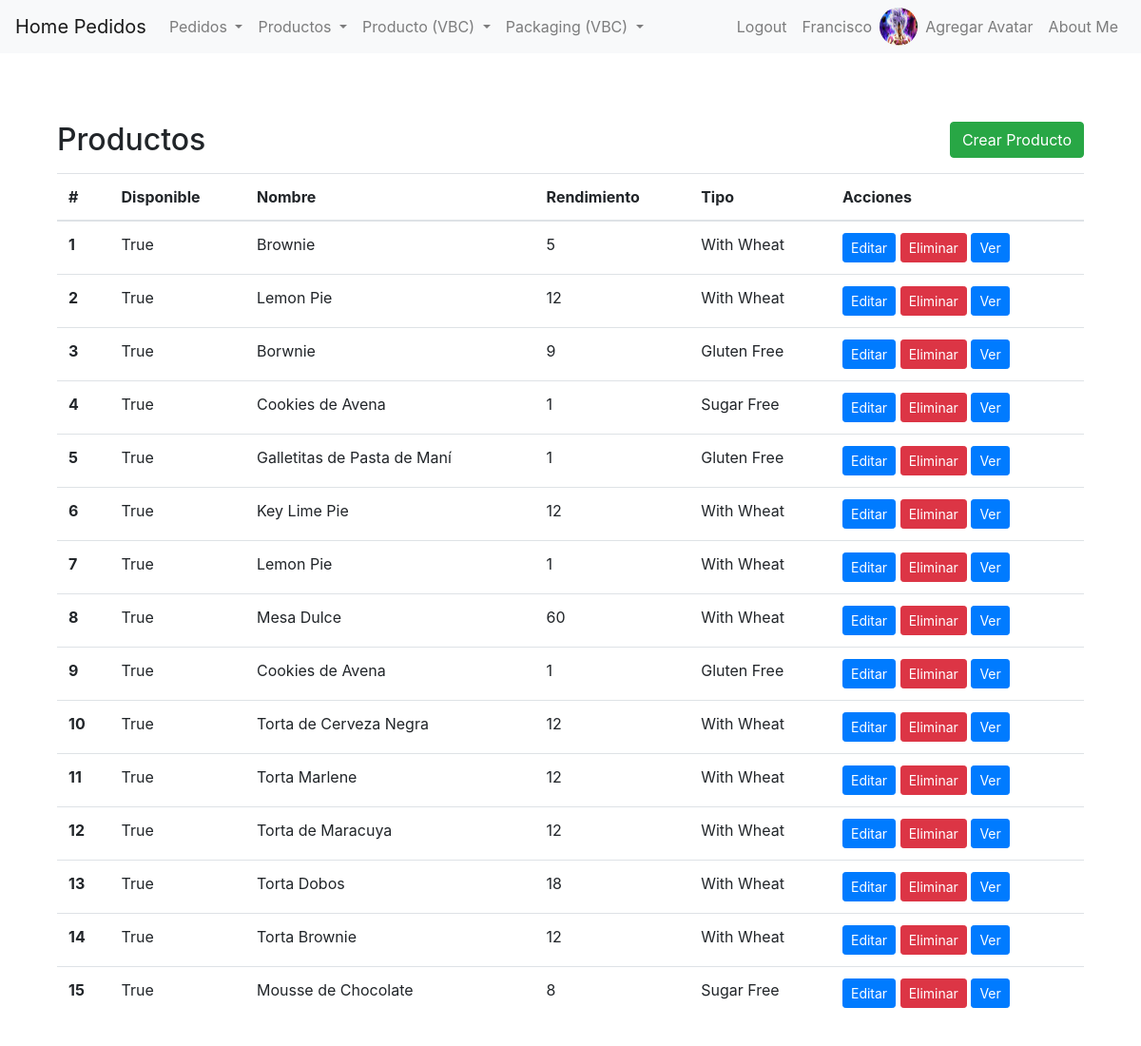
The app's page /pedidos/producto/vbc/list (signed in) with its own data.
### pedidos/models.py (models this page shows, shortened)
class Avatar(models.Model):
    user = models.OneToOneField(User, on_delete=models.CASCADE, related_name='avatar')
    image = models.ImageField(upload_to='avatars/')

class Producto(models.Model):
    class Tipo(models.TextChoices):
        LIBRE_DE_GLUTEN = 'Gluten Free' , 'Gluten Free'
        VEGANO = 'Vegan' , 'Vegan'
        CONTIENE_TRIGO = 'With Wheat' , 'With Wheat'
        LIBRE_DE_AZUCAR = 'Sugar Free' , 'Sugar Free'
    nombre = models.CharField(max_length=100)
    disponible = models.BooleanField(default=True)
    rendimiento = models.IntegerField()
    tipo = models.CharField(
            max_length=50,
            choices=Tipo.choices,
            default=Tipo.CONTIENE_TRIGO,
    )
    descripcion = models.TextField(blank=True, null=True)

### pedidos/views.py (the view)
# urls.py: path("producto/vbc/list", ProductoListView.as_view(), name="vbc_producto_list"),
class ProductoListView(LoginRequiredMixin , ListView):
    model = Producto
    template_name = "pedidos/vbc/producto-list.html"
    context_object_name = "PRODUCTOS"

### pedidos/templates/pedidos/vbc/producto-list.html (shortened to what this page needs)
{% extends 'pedidos/base.html' %}
{% block content %}
<section class="py-5">
    <div class="container">
        <div class="d-flex justify-content-between align-items-center mb-3">
            <h2 class="mb-0">Productos</h2>
            <a href="{% url 'vbc_producto_create' %}" class="btn btn-success">Crear Producto</a>
        </div>
        <table class="table">
            <thead>
                <tr>
                    <th scope="col">#</th>
                    <th scope="col">Disponible</th>
                    <th scope="col">Nombre</th>
                    <th scope="col">Rendimiento</th>
                    <th scope="col">Tipo</th>
                    <th scope="col">Acciones</th>
                </tr>
            </thead>
            <tbody>
                {% if PRODUCTOS %}
                {% for producto in PRODUCTOS %}
                <tr>
                    <th scope="row">{{ forloop.counter }}</th>
                    <td>{{ producto.disponible }}</td>
                    <td>{{ producto.nombre }}</td>
                    <td>{{ producto.rendimiento }}</td>
                    <td>{{ producto.tipo }}</td>
                    <td>
                        <a href="{% url 'vbc_producto_update' producto.id %}" class="btn btn-primary btn-sm">Editar</a>
                        <a href="{% url 'vbc_producto_delete' producto.id %}" class="btn btn-danger btn-sm">Eliminar</a>
                        <a href="{% url 'vbc_producto_detail' producto.id %}" class="btn btn-primary btn-sm">Ver</a>
                    </td>
                </tr>
                {% endfor %}
                {% else %}
                <tr>
                    <td colspan="7">No hay Productos disponibles.</td>
                </tr>
                {% endif %}
            </tbody>
        </table>
    </div>
</section>
{% endblock %}

### pedidos/templates/pedidos/base.html (shortened to what this page needs)
{% load static %}
<!DOCTYPE html>
<html lang="en">
<head>
    <link rel="stylesheet" href="https://stackpath.bootstrapcdn.com/bootstrap/4.5.2/css/bootstrap.min.css">
</head>
<body>
    <nav class="navbar navbar-expand-lg navbar-light bg-light">
        <a class="navbar-brand" href="/pedidos"> Home Pedidos</a>
        <div class="collapse navbar-collapse" id="navbarNav">
            <ul class="navbar-nav">
                {% if user.is_authenticated %}
                <li class="nav-item dropdown">
                    <a class="nav-link dropdown-toggle" href="#" id="navbarDropdownMenuLinkPedido" role="button" data-toggle="dropdown" aria-haspopup="true" aria-expanded="false">
                        Pedidos
                    </a>
                </li>
                <li class="nav-item dropdown">
                    <a class="nav-link dropdown-toggle" href="#" id="navbarDropdownMenuLinkProducto" role="button" data-toggle="dropdown" aria-haspopup="true" aria-expanded="false">
                        Productos
                    </a>
                </li>
                  <li class="nav-item dropdown">
                    <a class="nav-link dropdown-toggle" href="#" id="navbarDropdownMenuLinkProducto" role="button" data-toggle="dropdown" aria-haspopup="true" aria-expanded="false">
                        Producto (VBC)
                    </a>
                </li>
            <li class="nav-item dropdown">
              <a class="nav-link dropdown-toggle" href="#" id="navbarDropdownMenuLinkPackaging" role="button" data-toggle="dropdown" aria-haspopup="true" aria-expanded="false">
                  Packaging (VBC)
              </a>
          </li>
          {% endif %}
        </ul>
        <ul class="navbar-nav ml-auto">
            {% if user.is_authenticated %}
                <li class="nav-item">
                    <a class="nav-link" href="{% url 'logout' %}">Logout</a>
                </li>
                <li class="nav-item">
                    <a class="nav-link" href="{% url 'editar-perfil' %}">{{ user }}</a>
                </li>
                <li class="nav-item">
                    {% if user.avatar.image %}
                    <img src="{{ user.avatar.image.url }}" alt="Avatar" style="height: 40px; width: 40px; border-radius: 50%;">
                    {% endif %}
                    <li class="nav-item">
                        <a href="{% url 'avatar_add' %}" class="nav-link">Agregar Avatar</a>
                    </li>
                </li>
            {% endif %}
                <li class="nav-item">
                    <a class="nav-link" href="{% url 'about' %}">About Me</a>
                </li>
        </ul>
        </div>
    </nav>
    <div class="container mt-4">
        {% block content %}{% endblock content %}
    </div>
</body>
</html>

### records on screen
Producto: disponible "True", nombre "Brownie", rendimiento "5", tipo "With Wheat"
Producto: disponible "True", nombre "Lemon Pie", rendimiento "12", tipo "With Wheat"
Producto: disponible "True", nombre "Borwnie", rendimiento "9", tipo "Gluten Free"
Producto: disponible "True", nombre "Cookies de Avena", rendimiento "1", tipo "Sugar Free"
Producto: disponible "True", nombre "Galletitas de Pasta de Maní", rendimiento "1", tipo "Gluten Free"
Producto: disponible "True", nombre "Key Lime Pie", rendimiento "12", tipo "With Wheat"
Producto: disponible "True", nombre "Lemon Pie", rendimiento "1", tipo "With Wheat"
Producto: disponible "True", nombre "Mesa Dulce", rendimiento "60", tipo "With Wheat"
Producto: disponible "True", nombre "Cookies de Avena", rendimiento "1", tipo "Gluten Free"
Producto: disponible "True", nombre "Torta de Cerveza Negra", rendimiento "12", tipo "With Wheat"
Producto: disponible "True", nombre "Torta Marlene", rendimiento "12", tipo "With Wheat"
Producto: disponible "True", nombre "Torta de Maracuya", rendimiento "12", tipo "With Wheat"
Producto: disponible "True", nombre "Torta Dobos", rendimiento "18", tipo "With Wheat"
Producto: disponible "True", nombre "Torta Brownie", rendimiento "12", tipo "With Wheat"
Producto: disponible "True", nombre "Mousse de Chocolate", rendimiento "8", tipo "Sugar Free"

### other values on screen
{{ user }} "Francisco"
